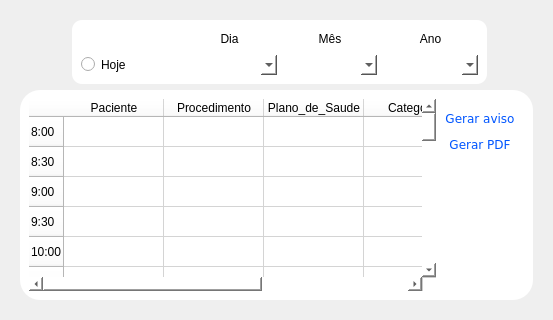
        <widget class="QWidget" name="Tbox_AgendaPage2">
         <layout class="QHBoxLayout" name="horizontalLayout_3">
          <item>
           <widget class="QWidget" name="widget_2" native="true">
            <property name="styleSheet">
             <string notr="true">border-radius:10px;</string>
            </property>
            <layout class="QGridLayout" name="gridLayout">
             <item row="0" column="0">
              <spacer name="horizontalSpacer_3">
               <property name="orientation">
                <enum>Qt::Horizontal</enum>
               </property>
               <property name="sizeHint" stdset="0">
                <size>
                 <width>40</width>
                 <height>20</height>
                </size>
               </property>
              </spacer>
             </item>
             <item row="0" column="2">
              <widget class="QFrame" name="frame_47">
               <property name="minimumSize">
                <size>
                 <width>415</width>
                 <height>0</height>
                </size>
               </property>
               <property name="maximumSize">
                <size>
                 <width>415</width>
                 <height>16777215</height>
                </size>
               </property>
               <property name="styleSheet">
                <string notr="true">border-radius:10px;
selection-color: rgb(0, 0, 0);
background-color: rgb(255, 255, 255);</string>
               </property>
               <property name="frameShape">
                <enum>QFrame::StyledPanel</enum>
               </property>
               <property name="frameShadow">
                <enum>QFrame::Raised</enum>
               </property>
               <layout class="QGridLayout" name="gridLayout_6">
                <item row="0" column="2">
                 <widget class="QLabel" name="label_26">
                  <property name="minimumSize">
                   <size>
                    <width>60</width>
                    <height>20</height>
                   </size>
                  </property>
                  <property name="maximumSize">
                   <size>
                    <width>150</width>
                    <height>50</height>
                   </size>
                  </property>
                  <property name="text">
                   <string>&lt;html&gt;&lt;head/&gt;&lt;body&gt;&lt;p align=&quot;center&quot;&gt;Mês&lt;/p&gt;&lt;/body&gt;&lt;/html&gt;</string>
                  </property>
                 </widget>
                </item>
                <item row="1" column="3">
                 <widget class="QComboBox" name="comboBox_9">
                  <property name="minimumSize">
                   <size>
                    <width>60</width>
                    <height>20</height>
                   </size>
                  </property>
                  <property name="maximumSize">
                   <size>
                    <width>200</width>
                    <height>50</height>
                   </size>
                  </property>
                 </widget>
                </item>
                <item row="1" column="0">
                 <widget class="QRadioButton" name="radioButton">
                  <property name="text">
                   <string>Hoje</string>
                  </property>
                 </widget>
                </item>
                <item row="0" column="1">
                 <widget class="QLabel" name="label_27">
                  <property name="minimumSize">
                   <size>
                    <width>60</width>
                    <height>20</height>
                   </size>
                  </property>
                  <property name="maximumSize">
                   <size>
                    <width>150</width>
                    <height>50</height>
                   </size>
                  </property>
                  <property name="text">
                   <string>&lt;html&gt;&lt;head/&gt;&lt;body&gt;&lt;p align=&quot;center&quot;&gt;Dia&lt;/p&gt;&lt;/body&gt;&lt;/html&gt;</string>
                  </property>
                 </widget>
                </item>
                <item row="0" column="3">
                 <widget class="QLabel" name="label_28">
                  <property name="minimumSize">
                   <size>
                    <width>60</width>
                    <height>20</height>
                   </size>
                  </property>
                  <property name="maximumSize">
                   <size>
                    <width>150</width>
                    <height>50</height>
                   </size>
                  </property>
                  <property name="text">
                   <string>&lt;html&gt;&lt;head/&gt;&lt;body&gt;&lt;p align=&quot;center&quot;&gt;Ano&lt;/p&gt;&lt;/body&gt;&lt;/html&gt;</string>
                  </property>
                 </widget>
                </item>
                <item row="1" column="2">
                 <widget class="QComboBox" name="comboBox_8">
                  <property name="minimumSize">
                   <size>
                    <width>60</width>
                    <height>20</height>
                   </size>
                  </property>
                  <property name="maximumSize">
                   <size>
                    <width>200</width>
                    <height>50</height>
                   </size>
                  </property>
                 </widget>
                </item>
                <item row="1" column="1">
                 <widget class="QComboBox" name="comboBox_10">
                  <property name="minimumSize">
                   <size>
                    <width>60</width>
                    <height>20</height>
                   </size>
                  </property>
                  <property name="maximumSize">
                   <size>
                    <width>200</width>
                    <height>50</height>
                   </size>
                  </property>
                 </widget>
                </item>
               </layout>
              </widget>
             </item>
             <item row="0" column="3">
              <spacer name="horizontalSpacer_4">
               <property name="orientation">
                <enum>Qt::Horizontal</enum>
               </property>
               <property name="sizeHint" stdset="0">
                <size>
                 <width>40</width>
                 <height>20</height>
                </size>
               </property>
              </spacer>
             </item>
             <item row="1" column="0" colspan="4">
              <widget class="QFrame" name="frame_9">
               <property name="minimumSize">
                <size>
                 <width>0</width>
                 <height>0</height>
                </size>
               </property>
               <property name="maximumSize">
                <size>
                 <width>16777215</width>
                 <height>16777215</height>
                </size>
               </property>
               <property name="styleSheet">
                <string notr="true">border-radius:20px;

font-color: rgb(11, 11, 11);
background-color: rgb(255, 255, 255);</string>
               </property>
               <property name="frameShape">
                <enum>QFrame::StyledPanel</enum>
               </property>
               <property name="frameShadow">
                <enum>QFrame::Raised</enum>
               </property>
               <layout class="QHBoxLayout" name="horizontalLayout_13">
                <property name="spacing">
                 <number>0</number>
                </property>
                <property name="leftMargin">
                 <number>9</number>
                </property>
                <property name="topMargin">
                 <number>9</number>
                </property>
                <property name="rightMargin">
                 <number>9</number>
                </property>
                <property name="bottomMargin">
                 <number>9</number>
                </property>
                <item>
                 <widget class="QTableWidget" name="tableWidget_2">
                  <property name="sizePolicy">
                   <sizepolicy hsizetype="Expanding" vsizetype="Expanding">
                    <horstretch>0</horstretch>
                    <verstretch>0</verstretch>
                   </sizepolicy>
                  </property>
                  <property name="styleSheet">
                   <string notr="true"/>
                  </property>
                  <row>
                   <property name="text">
                    <string>8:00</string>
                   </property>
                  </row>
                  <row>
                   <property name="text">
                    <string>8:30</string>
                   </property>
                  </row>
                  <row>
                   <property name="text">
                    <string>9:00</string>
                   </property>
                  </row>
                  <row>
                   <property name="text">
                    <string>9:30</string>
                   </property>
                  </row>
                  <row>
                   <property name="text">
                    <string>10:00</string>
                   </property>
                  </row>
                  <row>
                   <property name="text">
                    <string>10:30</string>
                   </property>
                  </row>
                  <row>
                   <property name="text">
                    <string>11:00</string>
                   </property>
                  </row>
                  <row>
                   <property name="text">
                    <string>11:30</string>
                   </property>
                  </row>
                  <row>
                   <property name="text">
                    <string>11:00</string>
                   </property>
                  </row>
                  <row>
                   <property name="text">
                    <string>12:00</string>
                   </property>
                  </row>
                  <row>
                   <property name="text">
                    <string>13:00</string>
                   </property>
                  </row>
                  <row>
                   <property name="text">
                    <string>13:30</string>
                   </property>
                  </row>
                  <row>
                   <property name="text">
                    <string>14:00</string>
                   </property>
                  </row>
                  <row>
                   <property name="text">
                    <string>14:30</string>
                   </property>
                  </row>
                  <row>
                   <property name="text">
                    <string>15:00</string>
                   </property>
                  </row>
                  <row>
                   <property name="text">
                    <string>15:30</string>
                   </property>
                  </row>
                  <row>
                   <property name="text">
                    <string>16:00</string>
                   </property>
                  </row>
                  <row>
                   <property name="text">
                    <string>16:30</string>
                   </property>
                  </row>
                  <row>
                   <property name="text">
                    <string>17:00</string>
                   </property>
                  </row>
                  <row>
                   <property name="text">
                    <string>17:30</string>
                   </property>
                  </row>
                  <row>
                   <property name="text">
                    <string>18:00</string>
                   </property>
                  </row>
                  <row>
                   <property name="text">
                    <string>18:30</string>
                   </property>
                  </row>
                  <row>
                   <property name="text">
                    <string>19:00</string>
                   </property>
                  </row>
                  <row>
                   <property name="text">
                    <string>19:30</string>
                   </property>
                  </row>
                  <row>
                   <property name="text">
                    <string>20:00</string>
                   </property>
                  </row>
                  <row>
                   <property name="text">
                    <string>20:30</string>
                   </property>
                  </row>
                  <column>
                   <property name="text">
                    <string>Paciente</string>
                   </property>
                  </column>
                  <column>
                   <property name="text">
                    <string>Procedimento</string>
                   </property>
                  </column>
                  <column>
                   <property name="text">
                    <string>Plano_de_Saude</string>
                   </property>
                  </column>
                  <column>
                   <property name="text">
                    <string>Categoria</string>
                   </property>
                  </column>
                  <column>
                   <property name="text">
                    <string>Pagamento</string>
                   </property>
                  </column>
                 </widget>
                </item>
                <item>
                 <widget class="QFrame" name="frame_10">
                  <property name="frameShape">
                   <enum>QFrame::StyledPanel</enum>
                  </property>
                  <property name="frameShadow">
                   <enum>QFrame::Raised</enum>
                  </property>
                  <layout class="QVBoxLayout" name="verticalLayout_3">
                   <item>
                    <widget class="QPushButton" name="BT_Medicamentos_4">
                     <property name="minimumSize">
                      <size>
                       <width>0</width>
                       <height>20</height>
                      </size>
                     </property>
                     <property name="font">
                      <font>
                       <family>Verdana</family>
                       <pointsize>9</pointsize>
                       <italic>false</italic>
                       <bold>false</bold>
                      </font>
                     </property>
                     <property name="styleSheet">
                      <string notr="true">QPushButton{
color: rgb(0, 85, 255);
font: 9pt &quot;Verdana&quot;;
}

QPushButton:hover{
background-image: url(:/Backgrounds/Icons/Backgrounds/GreySorriso.jpg);
color:rgb(255,255,255);
border:15px;
}</string>
                     </property>
                     <property name="text">
                      <string>Gerar aviso</string>
                     </property>
                    </widget>
                   </item>
                   <item>
                    <widget class="QPushButton" name="BT_Medicamentos_6">
                     <property name="minimumSize">
                      <size>
                       <width>0</width>
                       <height>20</height>
                      </size>
                     </property>
                     <property name="font">
                      <font>
                       <family>Verdana</family>
                       <pointsize>9</pointsize>
                       <italic>false</italic>
                       <bold>false</bold>
                      </font>
                     </property>
                     <property name="styleSheet">
                      <string notr="true">QPushButton{
color: rgb(0, 85, 255);
font: 9pt &quot;Verdana&quot;;
}

QPushButton:hover{
background-image: url(:/Backgrounds/Icons/Backgrounds/GreySorriso.jpg);
color:rgb(255,255,255);
border:15px;
}</string>
                     </property>
                     <property name="text">
                      <string>Gerar PDF</string>
                     </property>
                    </widget>
                   </item>
                   <item>
                    <spacer name="verticalSpacer_6">
                     <property name="orientation">
                      <enum>Qt::Vertical</enum>
                     </property>
                     <property name="sizeHint" stdset="0">
                      <size>
                       <width>20</width>
                       <height>40</height>
                      </size>
                     </property>
                    </spacer>
                   </item>
                  </layout>
                 </widget>
                </item>
               </layout>
              </widget>
             </item>
            </layout>
           </widget>
          </item>
         </layout>
        </widget>
